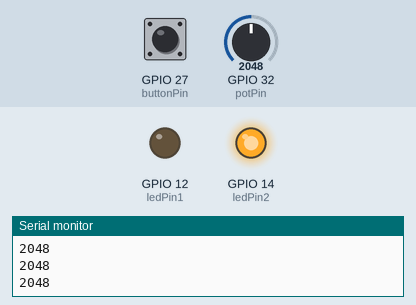
This sketch was run on a simulated ESP32. On the bench: output pins drawn as LEDs (lit = HIGH), the last lines printed to the serial monitor. The inputs (shaded band) are chosen by the test bench; at power-on: GPIO 27 (buttonPin) LOW, GPIO 32 (potPin) = 2048.

Above: at 2.2 s.
2.3 s: GPIO 27 (buttonPin) pulled HIGH for 0.6 s
At 2.9 s:
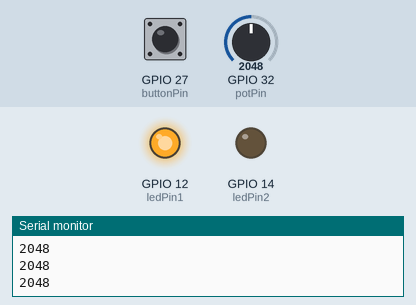
4.5 s: GPIO 27 (buttonPin) pulled HIGH for 3.2 s
At 8.9 s:
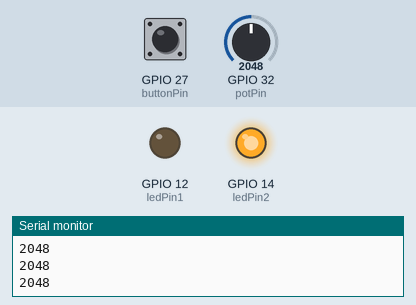
Timing chart, 0 to 10.4 s (numbered marks = the images above; inputs shaded):
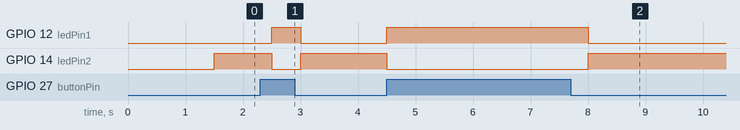

Measured:
- after the input at 2.3 s, GPIO 12 (ledPin1): LOW → HIGH after 0.20 s, → LOW 0.50 s later; GPIO 14 (ledPin2): HIGH → LOW after 0.20 s, → HIGH 0.50 s later
- after the input at 4.5 s, GPIO 12 (ledPin1): LOW → HIGH at once, → LOW 3.5 s later; GPIO 14 (ledPin2): HIGH → LOW at once, → HIGH 3.5 s later

The sketch:

esp32_1.ino
```cpp
// set pin numbers

const int buttonPin = 27;
const int ledPin1 =  12;
const int ledPin2 =  14;
// Potentiometer is connected to GPIO 34 (Analog ADC1_CH6)
const int potPin = 32;

int potValue = 0;
int buttonState = 0;

void setup() {

  // initialize
  pinMode(buttonPin, INPUT);
  // initialize the LED pin as an output
  pinMode(ledPin1, OUTPUT);
  // initialize the LED pin as an output
  pinMode(ledPin2, OUTPUT);

  Serial.begin(115200);
  delay(1000);
}

void loop() {

  // Reading potentiometer value
  potValue = analogRead(potPin);
  Serial.println(potValue);
  delay(500);

  buttonState = digitalRead(buttonPin);

  if (buttonState == HIGH) {
    digitalWrite(ledPin1, HIGH);
    digitalWrite(ledPin2, LOW);
  }else{
    digitalWrite(ledPin1, LOW);
    digitalWrite(ledPin2, HIGH);
  }

}
```
